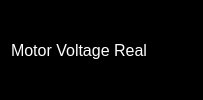
           <widget class="QWidget" name="motorVoltageRealWidget" native="true">
            <property name="styleSheet">
             <string notr="true">background-color: rgb(0, 0, 0);</string>
            </property>
            <layout class="QHBoxLayout" name="horizontalLayout_8">
             <item>
              <widget class="QLabel" name="label_23">
               <property name="font">
                <font>
                 <pointsize>12</pointsize>
                </font>
               </property>
               <property name="styleSheet">
                <string notr="true">color: white;</string>
               </property>
               <property name="text">
                <string>Motor Voltage Real</string>
               </property>
              </widget>
             </item>
             <item alignment="Qt::AlignHCenter">
              <widget class="QLabel" name="motorVoltageRealLeftLabel">
               <property name="font">
                <font>
                 <pointsize>12</pointsize>
                </font>
               </property>
               <property name="styleSheet">
                <string notr="true">color: white;</string>
               </property>
               <property name="text">
                <string/>
               </property>
              </widget>
             </item>
             <item alignment="Qt::AlignHCenter">
              <widget class="QLabel" name="motorVoltageRealAvgLabel">
               <property name="font">
                <font>
                 <pointsize>12</pointsize>
                </font>
               </property>
               <property name="styleSheet">
                <string notr="true">color: white;</string>
               </property>
               <property name="text">
                <string/>
               </property>
              </widget>
             </item>
             <item alignment="Qt::AlignHCenter">
              <widget class="QLabel" name="motorVoltageRealRightLabel">
               <property name="font">
                <font>
                 <pointsize>12</pointsize>
                </font>
               </property>
               <property name="styleSheet">
                <string notr="true">color: white;</string>
               </property>
               <property name="text">
                <string/>
               </property>
              </widget>
             </item>
            </layout>
           </widget>
